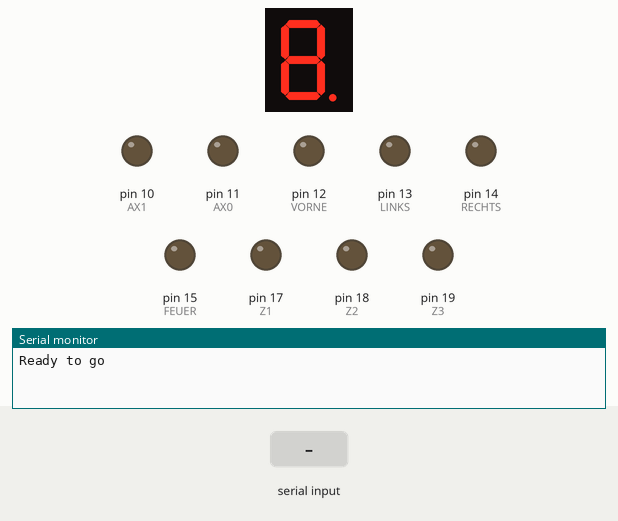
Recording of a sketch running on a simulated Arduino Uno, built with avr-gcc and run on an emulated ATmega328P. Shown: 1-digit seven-segment display, output pins drawn as LEDs (lit = HIGH), the last lines printed to the serial monitor. Wiring (inferred from the names in the program): 1-digit 7-segment display, segments lit when LOW: segments pin 9, pin 8, pin 7, pin 6, pin 5, pin 4, pin 3, pin 2. The test bench sets the inputs (shaded band). The segment pins are drawn as the display they are named for; pins used as bus, display or sensor lines are not drawn.

Above: at 1.2 s.
1.3 s: "G" received over Serial
At 2.3 s:
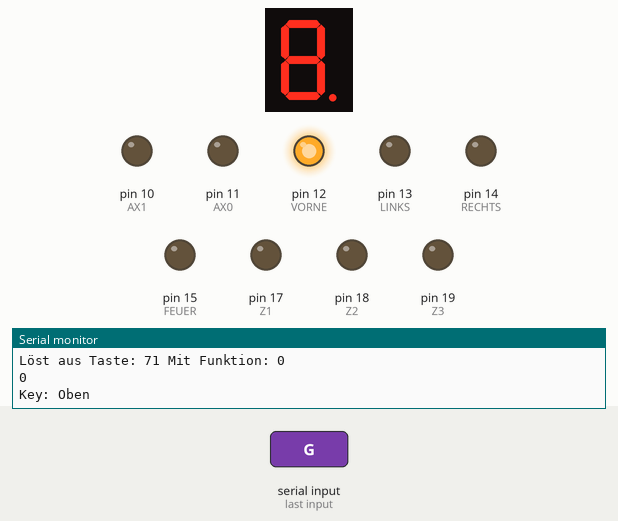
2.8 s: "H" received over Serial
At 3.4 s:
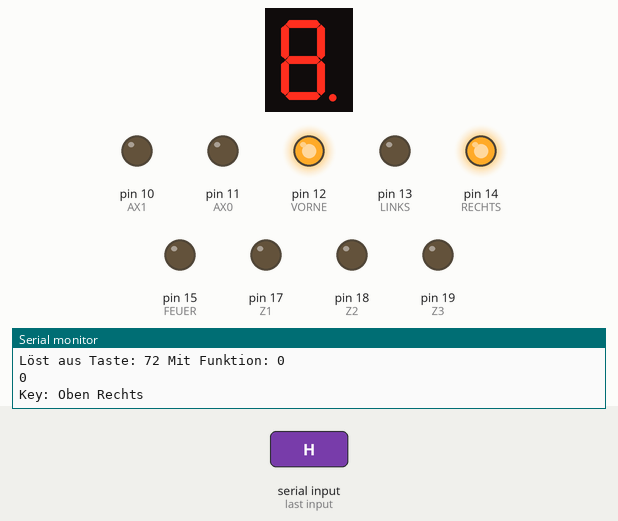
4.3 s: "1" received over Serial
At 4.6 s:
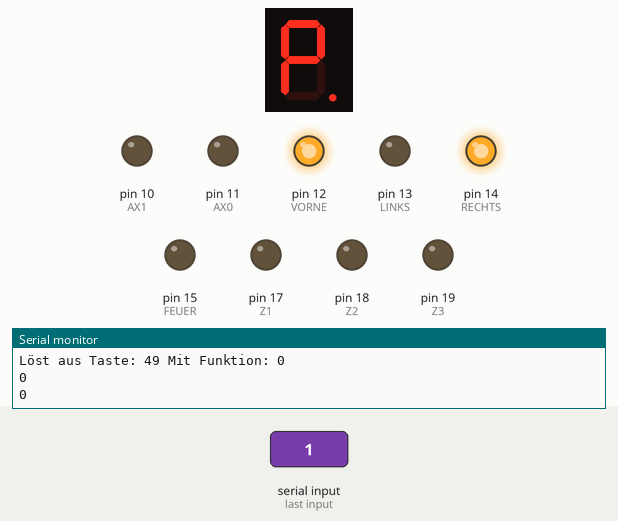
5.8 s: "0" received over Serial
At 6.9 s:
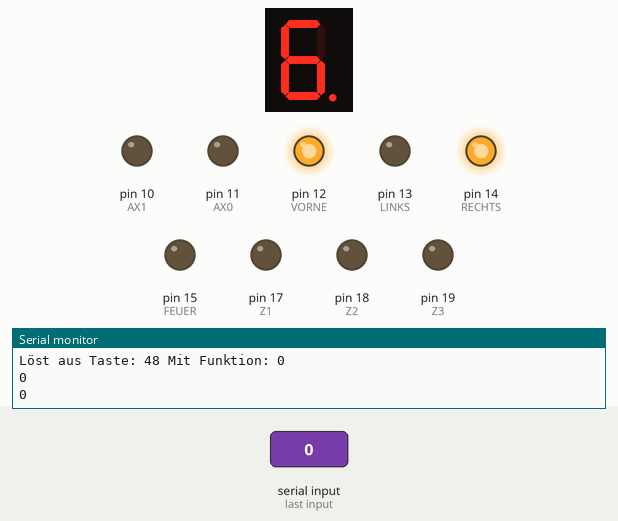
7.3 s: "2" received over Serial
At 8.1 s:
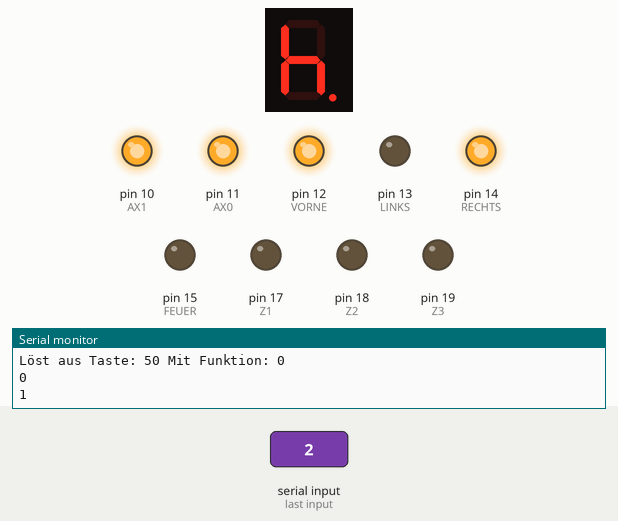
8.8 s: "G" received over Serial
At 9.2 s:
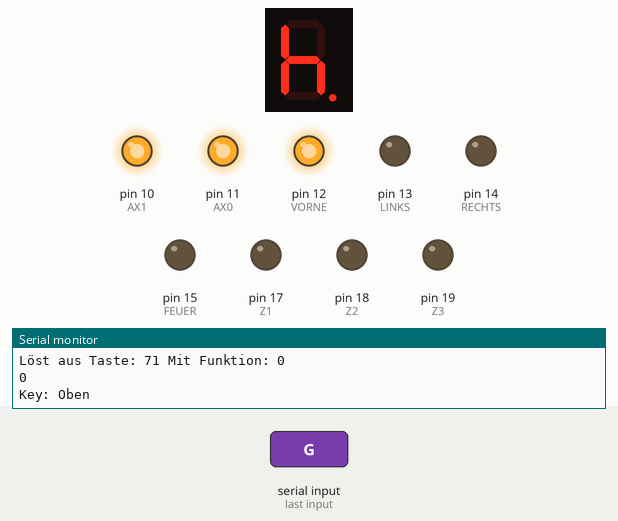
Timing chart, 0 to 11.3 s (numbered marks = the images above; inputs shaded):
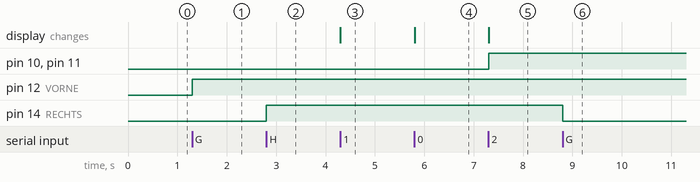

Measured:
- after the input at 1.3 s, pin 12 (VORNE): LOW → HIGH at once
- after the input at 2.8 s, pin 14 (RECHTS): LOW → HIGH at once
- after the input at 4.3 s, the display: changes at once (image 3)
- after the input at 5.8 s, the display: changes at once (image 4)
- after the input at 7.3 s, pin 10 (AX1), pin 11 (AX0): LOW → HIGH at once; the display: changes at once (image 5)
- after the input at 8.8 s, pin 14 (RECHTS): HIGH → LOW at once

The sketch:

Arduino_20240823.ino
```cpp
boolean rec = false;
String resulttext = "";
boolean pinmode = 1;

// DEFINIEREN DER PINS ZU SPRECHERENDEN NAMEN
#define CSW 16 //Joystick: Switch

#define Z1 17 //Key: Freeze
#define Z2 18 //Key: Reset
#define Z3 19 //Key: Menu

#define AX0 11
#define AX1 10
#define AX2 9

#define AY0 8
#define AY1 7
#define AY2 6

#define STROBE 5
#define DATA 4
#define RESET 3

#define VORNE 12
#define HINTEN 2
#define LINKS 13
#define RECHTS 14
#define FEUER 15

// UMRECHNUNG DER ZAHLENINDEXE ZU ZAHLENCODES
// X0, X1, X2, Y0, Y1, Y2
int BinaerCodes[66] [6] =
{
  {0, 0, 1, 1, 1, 1 },   //BTN ARROW LEFT
  {0, 0, 0, 1, 1, 1 },   //BTN ONE
  {0, 1, 1, 1, 1, 1 },   //BTN TWO
  {0, 0, 0, 0, 0, 1 },   //BTN THREE
  {0, 1, 1, 0, 0, 1 },   //BTN FOUR
  {0, 0, 0, 0, 1, 0 },   //BTN FIVE
  {0, 1, 1, 0, 1, 0 },   //BTN SIX
  {0, 0, 0, 0, 1, 1 },   //BTN SEVEN
  {0, 1, 1, 0, 1, 1 },   //BTN EIGHT
  {0, 0, 0, 1, 0, 0 },   //BTN NINE
  {0, 1, 1, 1, 0, 0 },   //BTN ZERO
  {0, 0, 0, 1, 0, 1 },   //BTN PLUS
  {0, 1, 1, 1, 0, 1 },   //BTN MINUS
  {0, 0, 0, 1, 1, 0 },   //BTN POUND
  {0, 1, 1, 1, 1, 0 },   //BTN HOME
  {0, 0, 0, 0, 0, 0 },   //BTN DEL
  {1, 0, 0, 0, 0, 0 },   //BTN F1 F2
  {0, 1, 0, 1, 1, 1 },   //BTN CNTRL
  {1, 1, 0, 1, 1, 1 },   //BTN Q
  {0, 0, 1, 0, 0, 1 },   //BTN W
  {1, 1, 0, 0, 0, 1 },   //BTN E
  {0, 0, 1, 0, 1, 0 },   //BTN R
  {1, 1, 0, 0, 1, 0 },   //BTN T
  {0, 0, 1, 0, 1, 1 },   //BTN Y
  {1, 1, 0, 0, 1, 1 },   //BTN U
  {0, 0, 1, 1, 0, 0 },   //BTN I
  {1, 1, 0, 1, 0, 0 },   //BTN O
  {0, 0, 1, 1, 0, 1 },   //BTN P
  {1, 1, 0, 1, 0, 1 },   //BTN AT
  {0, 0, 1, 1, 1, 0 },   //BTN ASTERISK
  {1, 1, 0, 1, 1, 0 },   //BTN ARROW UP
  {0, 0, 0, 0, 0, 0 },   //--------------- RESTORE
  {1, 0, 1, 0, 0, 0 },   //BTN F3 F4
  {1, 1, 1, 1, 1, 1 },   //BTN RUN STOP
  {0, 0, 0, 0, 0, 0 },   //--------------- SHIFT LOCK
  {0, 1, 0, 0, 0, 1 },   //BTN A
  {1, 0, 1, 0, 0, 1 },   //BTN S
  {0, 1, 0, 0, 1, 0 },   //BTN D
  {1, 0, 1, 0, 1, 0 },   //BTN F
  {0, 1, 0, 0, 1, 1 },   //BTN G
  {1, 0, 1, 0, 1, 1 },   //BTN H
  {0, 1, 0, 1, 0, 0 },   //BTN J
  {1, 0, 1, 1, 0, 0 },   //BTN K
  {0, 1, 0, 1, 0, 1 },   //BTN L
  {1, 0, 1, 1, 0, 1 },   //-------------- BRACE OPEN
  {0, 1, 0, 1, 1, 0 },   //-------------- BRACE CLOSE
  {1, 0, 1, 1, 1, 0 },   //BTN EQUAL
  {0, 0, 1, 0, 0, 0 },   //BTN RETURN
  {1, 1, 0, 0, 0, 0 },   //BTN F5 F6
  {1, 0, 1, 1, 1, 1 },   //BTN COMMORDORE
  {1, 1, 1, 0, 0, 1 },   //BTN SHIFT
  {1, 0, 0, 0, 0, 1 },   //BTN Z
  {1, 1, 1, 0, 1, 0 },   //BTN X
  {1, 0, 0, 0, 1, 0 },   //BTN C
  {1, 1, 1, 0, 1, 1 },   //BTN V
  {1, 0, 0, 0, 1, 1 },   //BTN B
  {1, 1, 1, 1, 0, 0 },   //BTN N
  {1, 0, 0, 1, 0, 0 },   //BTN M
  {1, 1, 1, 1, 0, 1 },   //BTN COMMA
  {1, 0, 0, 1, 0, 1 },   //BTN DOT
  {1, 1, 1, 1, 1, 0 },   //BTN SLASH
  {1, 0, 0, 1, 1, 0 },   //BTN SHIFT RIGHT
  {1, 1, 1, 0, 0, 0 },   //BTN CURSOR UP DOWN
  {0, 1, 0, 0, 0, 0 },   //BTN CURSOR LEFT RIGHT
  {0, 1, 1, 0, 0, 0 },   //BTN F7 F8
  {1, 0, 0, 1, 1, 1 },   //BTN SPACE
};

//Programmstart
void setup()
{
  pinMode(11, OUTPUT);
  pinMode(10, OUTPUT);
  pinMode(9, OUTPUT);
  pinMode(8, OUTPUT);
  pinMode(7, OUTPUT);
  pinMode(6, OUTPUT);
  pinMode(5, OUTPUT);
  pinMode(4, OUTPUT);
  pinMode(3, OUTPUT);
  pinMode(16, OUTPUT);
  pinMode(17, OUTPUT);
  pinMode(18, OUTPUT);
  pinMode(19, OUTPUT);

  //Joystick (auf low ziehen)
  //pinMode(12, INPUT);
  //pinMode(2, INPUT);
  //pinMode(13, INPUT);
  //pinMode(14, INPUT);
  //pinMode(15, INPUT);

  //Joystick (Mit Oktopoppern)
  pinMode(12, OUTPUT);
  pinMode(2, OUTPUT);
  pinMode(13, OUTPUT);
  pinMode(14, OUTPUT);
  pinMode(15, OUTPUT);


  digitalWrite (RESET, LOW);
  digitalWrite (STROBE, LOW);

  //digitalWrite (0, HIGH);
  //digitalWrite (1, HIGH);

  //analogWrite (6, 255);
  //analogWrite (7, 255);

  //LINKS = 12
  //REchts = 2
  //Hoch = 13

  //VIOLETT = FEUER
  //ORANGE = LINKS
  //GELB = RECHTS
  //BLAU = UNTEN
  //GRÜN = OBEN

  Serial.begin(9600);
  Serial.println("Ready to go");
}

//MAIN
void loop()
{
   //Check if Bluetooth is Available
  if (Serial.available())
  {
    //Safe received value into receivedInt as integer
    unsigned int receivedInt = Serial.read();

    Serial.println(receivedInt);
    //call function to interpret receivedInt
    InterpretReceivedInt(receivedInt);
  }
}

// AUSFÜHREN DER METHODE SWITCH_SWITCH_NEW MIT DEN PARAMETERN AUS DEM ZAHLENARRAY
void run_switch_new(int Character, boolean sense)
{
  boolean test = false;
  Serial.println("Löst aus Taste: " + String(Character) + " Mit Funktion: " + String(sense) );
  Serial.println(String(sense));
  if(Character < 67 )
   {
    switch_switch_new (BinaerCodes[Character -1] [5], BinaerCodes[Character -1] [4], BinaerCodes[Character -1] [3], BinaerCodes[Character -1] [2], BinaerCodes[Character -1] [1], BinaerCodes[Character -1] [0], sense);
  }else{
    if(Character == 70) //Joystick
    {
      if(sense == 0) //Only React Onces --> Recieving (Low & High) signal but only react on LOW
      {
        if(pinmode == 0)
        {
          Serial.println("Joystick Switch: Low");
          pinmode = 1;
          digitalWrite (CSW, LOW);
        }else{
          Serial.println("Joystick Switch: HIGH");
          pinmode = 0;
          digitalWrite (CSW, HIGH);
        }
       }
     }
     if(Character == 69) //Key: Reset
     {
        Serial.println("Key: Reset");
        digitalWrite (Z2, sense);
     }
     if(Character == 68) //Key: Menu
     {
       Serial.println("Key: Menu");
       digitalWrite (Z3, sense);
     }
     if(Character == 67) //Key: Freeze
     {
       Serial.println("Key: Freeze");
       digitalWrite (Z1, sense);
     }
     if(Character == 71) //Oben
     {
       Serial.println("Key: Oben");
       //SET OBEN HIGH
       //pinMode(VORNE, OUTPUT);
       //digitalWrite(VORNE, LOW);
       digitalWrite(VORNE, HIGH);
       //SET REST LOW
       //pinMode(RECHTS, INPUT);
       //pinMode(LINKS, INPUT);
       //pinMode(HINTEN, INPUT);
       digitalWrite(RECHTS, LOW);
       digitalWrite(LINKS, LOW);
       digitalWrite(HINTEN, LOW);
     }
     if(Character == 72) //Oben Rechts
     {
       Serial.println("Key: Oben Rechts");
       //SET OBEN HIGH
       //pinMode(VORNE, OUTPUT);
       //digitalWrite(VORNE, LOW);
       digitalWrite(VORNE, HIGH);
       //SET RECHTS HIGH
       //pinMode(RECHTS, OUTPUT);
       //digitalWrite(RECHTS, LOW);
       digitalWrite(RECHTS, HIGH);
       //SET REST LOW
       //pinMode(LINKS, INPUT);
       //pinMode(HINTEN, INPUT);
       digitalWrite(LINKS, LOW);
       digitalWrite(HINTEN, LOW);
     }
     if(Character == 73) //Rechts
     {
       Serial.println("Key: Rechts");
       //SET RECHTS
       //pinMode(RECHTS, OUTPUT);
       //digitalWrite(RECHTS, LOW);
       digitalWrite(RECHTS, HIGH);
       //SET REST LOW
       //pinMode(VORNE, INPUT);
       //pinMode(LINKS, INPUT);
       //pinMode(HINTEN, INPUT);
       digitalWrite(LINKS, LOW);
       digitalWrite(VORNE, LOW);
       digitalWrite(HINTEN, LOW);
     }
     if(Character == 74) //Unten Rechts
     {
       Serial.println("Key: Unten Rechts");
       //SET UNTEN HIGH
       //pinMode(HINTEN, OUTPUT);
       //digitalWrite(HINTEN, LOW);
       digitalWrite(HINTEN, HIGH);
       //SET RECHTS HIGH
       //pinMode(RECHTS, OUTPUT);
       //digitalWrite(RECHTS, LOW);
       digitalWrite(RECHTS, HIGH);
       //SET REST LOW
       digitalWrite(LINKS, LOW);
       digitalWrite(VORNE, LOW);
     }
     if(Character == 75) //Unten
     {
       Serial.println("Key: Unten");
       //SET HINTEN
       //pinMode(HINTEN, OUTPUT);
       //digitalWrite(HINTEN, LOW);
       digitalWrite(HINTEN, HIGH);
       //SET REST LOW
       //pinMode(VORNE, INPUT);
       //pinMode(LINKS, INPUT);
       //pinMode(RECHTS, INPUT);
       digitalWrite(RECHTS, LOW);
       digitalWrite(LINKS, LOW);
       digitalWrite(VORNE, LOW);
     }
     if(Character == 76) //Unten Links
     {
       Serial.println("Key: Unten Links");
       //SET HINTEN HIGH
       //pinMode(HINTEN, OUTPUT);
       //digitalWrite(HINTEN, LOW);
       digitalWrite(HINTEN, HIGH);
       //SET LINKS HIGH
       //pinMode(LINKS, OUTPUT);
       //digitalWrite(LINKS, LOW);
       digitalWrite(LINKS, HIGH);
       //SET REST LOW
       //pinMode(RECHTS, INPUT);
       //pinMode(VORNE, INPUT);
       digitalWrite(RECHTS, LOW);
       digitalWrite(VORNE, LOW);
     }
     if(Character == 77) //Unten
     {
       Serial.println("Key: Links");
       //SET LINKS
       //pinMode(LINKS, OUTPUT);
       //digitalWrite(LINKS, LOW);
       digitalWrite(LINKS, HIGH);
       //SET REST LOW
       //pinMode(VORNE, INPUT);
       //pinMode(HINTEN, INPUT);
       //pinMode(RECHTS, INPUT);
       digitalWrite(VORNE, LOW);
       digitalWrite(RECHTS, LOW);
       digitalWrite(VORNE, LOW);

     }
     if(Character == 78) //OBen Links
     {
       Serial.println("Key: Oben Links");
       //SET VORNE HIGH
       //pinMode(VORNE, OUTPUT);
       //digitalWrite(VORNE, LOW);
       digitalWrite(VORNE, HIGH);
       //SET LINKS HIGH
       //pinMode(LINKS, OUTPUT);
       //digitalWrite(LINKS, LOW);
       digitalWrite(LINKS, HIGH);
       //SET REST LOW
       //pinMode(RECHTS, INPUT);
       //pinMode(HINTEN, INPUT);
       digitalWrite(RECHTS, LOW);
       digitalWrite(HINTEN, LOW);
     }
     if(Character == 79) //MITTEs
     {
       Serial.println("Key: MITTE");
       //SET REST LOW
       //pinMode(RECHTS, INPUT);
       //pinMode(HINTEN, INPUT);
       //pinMode(LINKS, INPUT);
       //pinMode(VORNE, INPUT);
       digitalWrite(RECHTS, LOW);
       digitalWrite(HINTEN, LOW);
       digitalWrite(LINKS, LOW);
       digitalWrite(VORNE, LOW);
     }
     if(Character == 80) //FEUER
     {
       Serial.println("Key: FEUER");
       //SET REST LOW
       if (sense == 0)
       {
         //pinMode(FEUER, INPUT);
         digitalWrite(FEUER, LOW);
       }else{
         //pinMode(FEUER, OUTPUT);
         //digitalWrite(FEUER, LOW);
         digitalWrite(FEUER, HIGH);
       }
     }

    }
  }


// SETZEN EINES NEUEN PINS
void switch_switch_new (int AX0p, int AX1p, int AX2p, int AY0p, int AY1p, int AY2p, boolean sense)
{
  Serial.println(AX0p);
  digitalWrite (AX0, AX0p);
  digitalWrite (AX1, AX1p);
  digitalWrite (AX2, AX2p);

  digitalWrite (AY0, AY0p);
  digitalWrite (AY1, AY1p);
  digitalWrite (AY2, AY2p);

  digitalWrite (DATA, sense);
  digitalWrite (STROBE, HIGH);
  digitalWrite (STROBE, LOW);

}

// AUSWERTEN DES EMPFANGENEN INT
void InterpretReceivedInt(int receivedInt)
{
  boolean Sense = false;
  int character = receivedInt;
  //if character > 100, set Sense to False (HIGH) and take value (character - 100)
  if (character > 100)
  {
    character = character - 100;
    Sense = true;
  }
  else
  {
    Sense = false;
  }
  run_switch_new(character, Sense);
}
```
